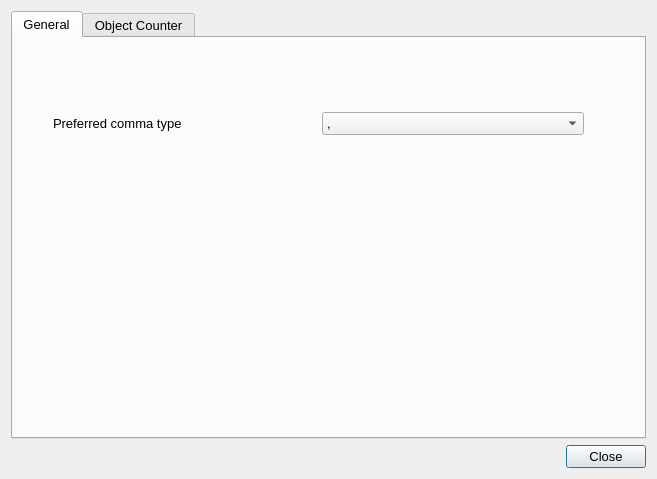
<?xml version="1.0" encoding="UTF-8"?>
<ui version="4.0">
 <class>DialogSettings</class>
 <widget class="QDialog" name="DialogSettings">
  <property name="geometry">
   <rect>
    <x>0</x>
    <y>0</y>
    <width>657</width>
    <height>479</height>
   </rect>
  </property>
  <property name="font">
   <font>
    <pointsize>10</pointsize>
   </font>
  </property>
  <property name="windowTitle">
   <string>Settings</string>
  </property>
  <layout class="QGridLayout" name="gridLayout">
   <item row="0" column="0">
    <layout class="QVBoxLayout" name="verticalLayout">
     <item>
      <widget class="QTabWidget" name="tabWidget">
       <property name="font">
        <font>
         <pointsize>10</pointsize>
        </font>
       </property>
       <property name="currentIndex">
        <number>0</number>
       </property>
       <widget class="QWidget" name="tab">
        <attribute name="title">
         <string>General</string>
        </attribute>
        <widget class="QWidget" name="gridLayoutWidget">
         <property name="geometry">
          <rect>
           <x>40</x>
           <y>50</y>
           <width>531</width>
           <height>71</height>
          </rect>
         </property>
         <layout class="QGridLayout" name="gridLayout_2">
          <item row="0" column="0">
           <widget class="QLabel" name="label_3">
            <property name="text">
             <string>Preferred comma type</string>
            </property>
           </widget>
          </item>
          <item row="0" column="1">
           <widget class="QComboBox" name="cmbComma">
            <item>
             <property name="text">
              <string>,</string>
             </property>
            </item>
            <item>
             <property name="text">
              <string>.</string>
             </property>
            </item>
           </widget>
          </item>
         </layout>
        </widget>
       </widget>
       <widget class="QWidget" name="tab_2">
        <attribute name="title">
         <string>Object Counter</string>
        </attribute>
        <widget class="QComboBox" name="cmbFillMethod">
         <property name="geometry">
          <rect>
           <x>140</x>
           <y>20</y>
           <width>131</width>
           <height>22</height>
          </rect>
         </property>
         <item>
          <property name="text">
           <string>bfs</string>
          </property>
         </item>
         <item>
          <property name="text">
           <string>dfs</string>
          </property>
         </item>
        </widget>
        <widget class="QLabel" name="label">
         <property name="geometry">
          <rect>
           <x>30</x>
           <y>20</y>
           <width>91</width>
           <height>21</height>
          </rect>
         </property>
         <property name="text">
          <string>Fill method</string>
         </property>
        </widget>
        <widget class="QLabel" name="label_2">
         <property name="geometry">
          <rect>
           <x>340</x>
           <y>0</y>
           <width>261</width>
           <height>51</height>
          </rect>
         </property>
         <property name="text">
          <string>dfs is original method, but crashes for large number of pixels</string>
         </property>
         <property name="wordWrap">
          <bool>true</bool>
         </property>
        </widget>
       </widget>
      </widget>
     </item>
    </layout>
   </item>
   <item row="2" column="0">
    <layout class="QHBoxLayout" name="horizontalLayout">
     <item>
      <spacer name="horizontalSpacer">
       <property name="orientation">
        <enum>Qt::Horizontal</enum>
       </property>
       <property name="sizeHint" stdset="0">
        <size>
         <width>40</width>
         <height>20</height>
        </size>
       </property>
      </spacer>
     </item>
     <item>
      <widget class="QPushButton" name="pushButton">
       <property name="text">
        <string>Close</string>
       </property>
      </widget>
     </item>
    </layout>
   </item>
  </layout>
 </widget>
 <resources/>
 <connections/>
</ui>
